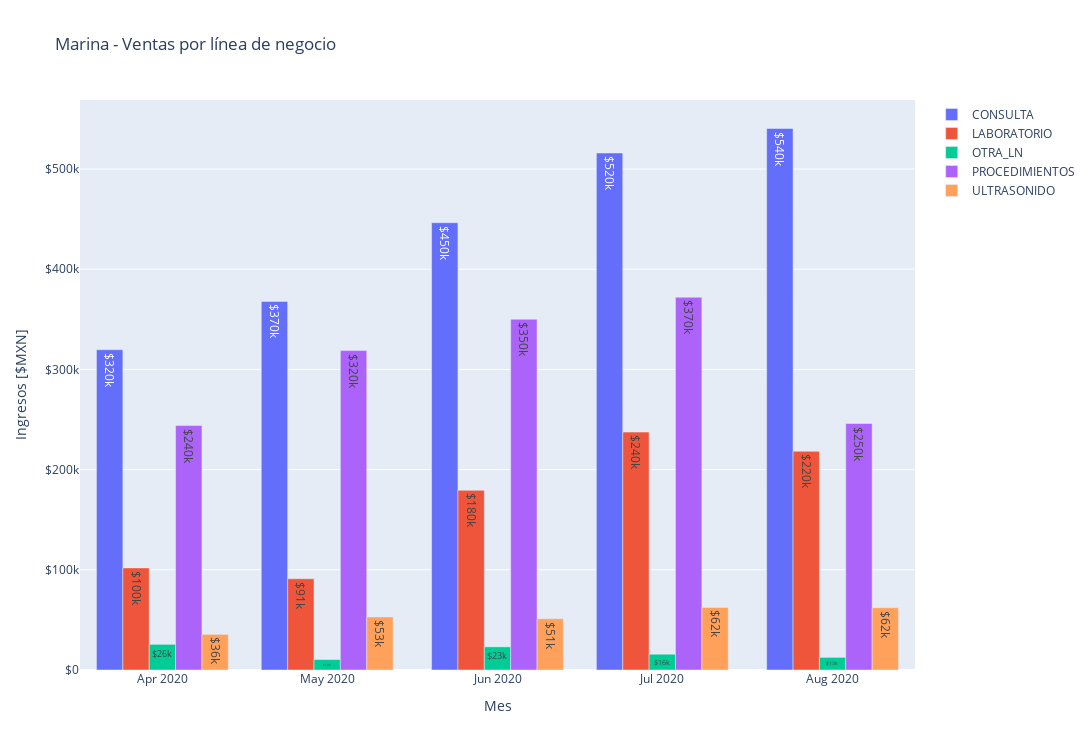

The code cell stored with this chart in its notebook:
### Code cell
fig = go.Figure()


## Graphing bars
for col in [col for col in dfx.columns if "_pc" not in col and "_part" not in col]:
    fig.add_trace(
        go.Bar(
            x = dfx.index,
            y = dfx[col],
            name = col,
            text = dfx[col].astype("float"),
            textposition = "inside",
            texttemplate = "$%{value:.2s}"
        )
    )


## Labels and format
fig.update_layout(
    #### Labels
    title = str(set_loc).title() + " - Ventas por línea de negocio",
    xaxis_title = "Mes",
    yaxis_title = "Ingresos [$MXN]",
#     yaxis_tickformat = ",.2f",
    yaxis_tickprefix = "$",
#     separators = ".,",
    
    #### Dimensions
    autosize = False,
    width = 1500,
    height = 750
)


## X-axis
fig.update_xaxes(
    dtick="M1"
)

    
fig.show()

### Figure 1 — Plotly figure (JSON) as saved in the notebook; plotly's stock layout.template omitted (floating-point values rounded to 4 significant figures)
{"data": [{"name": "CONSULTA", "text": [319700.0, 367900.0, 446500.0, 516000.0, 540500.0], "textposition": "inside", "texttemplate": "$%{value:.2s}", "type": "bar", "x": ["2020-4", "2020-5", "2020-6", "2020-7", "2020-8"], "y": [319700.0, 367900.0, 446500.0, 516000.0, 540500.0]}, {"name": "LABORATORIO", "text": [101900.0, 91060.0, 179400.0, 237500.0, 218300.0], "textposition": "inside", "texttemplate": "$%{value:.2s}", "type": "bar", "x": ["2020-4", "2020-5", "2020-6", "2020-7", "2020-8"], "y": [101900.0, 91060.0, 179400.0, 237500.0, 218300.0]}, {"name": "OTRA_LN", "text": [25595, 10417, 23092, 15730.0, 12585], "textposition": "inside", "texttemplate": "$%{value:.2s}", "type": "bar", "x": ["2020-4", "2020-5", "2020-6", "2020-7", "2020-8"], "y": [25595, 10417, 23092, 15730.0, 12585]}, {"name": "PROCEDIMIENTOS", "text": [244008, 318819, 350051, 372059, 246014], "textposition": "inside", "texttemplate": "$%{value:.2s}", "type": "bar", "x": ["2020-4", "2020-5", "2020-6", "2020-7", "2020-8"], "y": [244008, 318819, 350051, 372059, 246014]}, {"name": "ULTRASONIDO", "text": [35555, 52915, 51151, 62480.0, 62155], "textposition": "inside", "texttemplate": "$%{value:.2s}", "type": "bar", "x": ["2020-4", "2020-5", "2020-6", "2020-7", "2020-8"], "y": [35555, 52915, 51151, 62480.0, 62155]}], "layout": {"autosize": false, "height": 750, "title": {"text": "Marina - Ventas por línea de negocio"}, "width": 1500, "xaxis": {"dtick": "M1", "title": {"text": "Mes"}}, "yaxis": {"tickprefix": "$", "title": {"text": "Ingresos [$MXN]"}}}}
